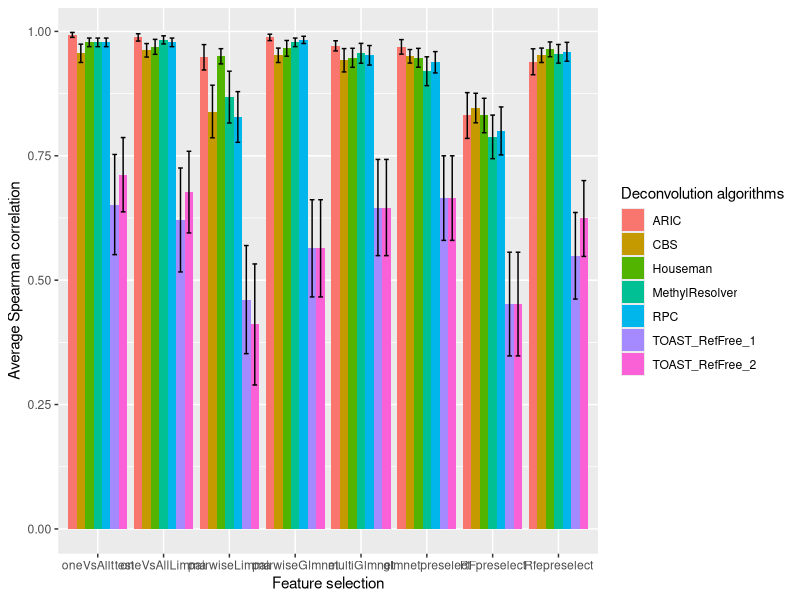
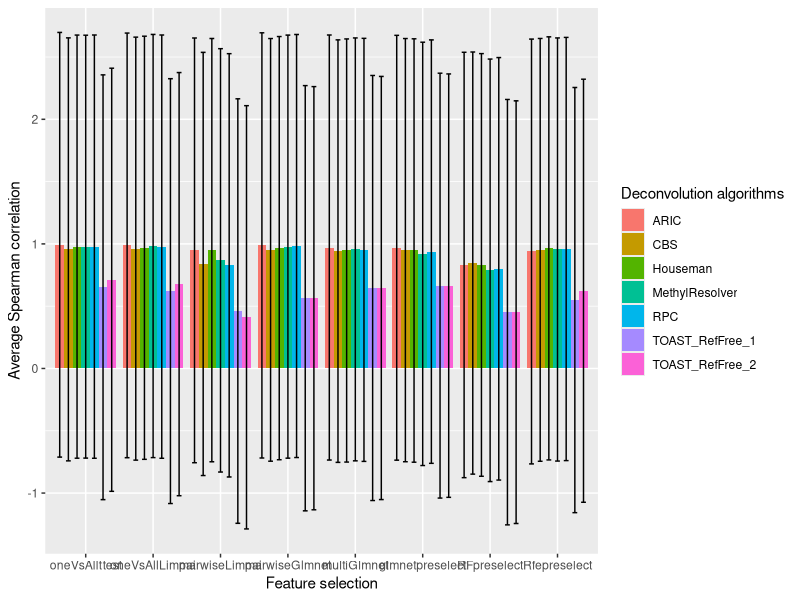

The R source for these figures, in order:
library(tidyr)
library(ggplot2)

setwd("./Downloads/")
pdf(file = "Figure1.pdf",  
    width = 16,
    height = 8) 


cor_Houseman <- c(0.978, 0.969, 0.950, 0.966, 0.947, 0.947, 0.831, 0.964)
cor_RPC <- c(0.978, 0.978, 0.828, 0.983, 0.952, 0.938, 0.800, 0.959)
cor_CBS <- c(0.956, 0.962, 0.839, 0.952, 0.942, 0.950, 0.846, 0.952)
cor_MethylResolver <- c(0.978, 0.983, 0.868, 0.978, 0.956, 0.920, 0.788, 0.955)
cor_ARIC <- c(0.993, 0.988, 0.948, 0.988, 0.971, 0.969, 0.831, 0.939)
cor_TOAST_1 <- c(0.652, 0.621, 0.461, 0.564, 0.646, 0.665, 0.452, 0.549)
cor_TOAST_2 <- c(0.712, 0.677, 0.411, 0.564, 0.646, 0.665, 0.452, 0.624)
  
  
df1 <- data.frame(FeatureSelection = c("oneVsAllttest","oneVsAllLimma","pairwiseLimma","pairwiseGlmnet","multiGlmnet",
                                       "glmnetpreselect", "RFpreselect", "Rfepreselect"),
                  Houseman = cor_Houseman, RPC = cor_RPC, CBS = cor_CBS, MethylResolver = cor_MethylResolver, ARIC = cor_ARIC, 
                  TOAST_RefFree_1 = cor_TOAST_1, TOAST_RefFree_2 = cor_TOAST_2)


sd_1 <- c(0.0299, 0.0521, 0.0530, 0.0548, 0.0662, 0.0658, 0.1200, 0.0516,
          0.0299, 0.0299, 0.1766, 0.0252, 0.0679, 0.0743, 0.1670, 0.0659,
          0.0639, 0.0471, 0.1831, 0.0501, 0.0812, 0.0470, 0.1028, 0.0501,
          0.0299, 0.0282, 0.1804, 0.0299, 0.0692, 0.1005, 0.1517, 0.0648,
          0.0172, 0.0255, 0.0885, 0.0222, 0.0354, 0.0506, 0.1592, 0.0902,
          0.3488, 0.3619, 0.3764, 0.3385, 0.3349, 0.2944, 0.3611, 0.3014,
          0.2586, 0.2844, 0.4214, 0.3385, 0.3349, 0.2944, 0.3611, 0.2639)

se = sd_1/sqrt(12)


print(ggplot(data = df1 %>% gather(Deconvolution, Spearman_Correlation, -FeatureSelection),
             aes(x = factor(FeatureSelection, level = c("oneVsAllttest","oneVsAllLimma","pairwiseLimma","pairwiseGlmnet","multiGlmnet",
                                                        "glmnetpreselect", "RFpreselect", "Rfepreselect")), y = Spearman_Correlation, fill = Deconvolution)) +
        geom_bar(stat = 'identity', position = 'dodge')+
        #geom_text(aes(label= round(Spearman_Correlation,2)), position = position_dodge(0.9))+
        geom_errorbar(aes(ymin=Spearman_Correlation-se, ymax=Spearman_Correlation+se), width=.5, position=position_dodge(.9)) +
        labs(x = "Feature selection")+
        labs(y = "Average Spearman correlation")+
        labs(fill = "Deconvolution algorithms"))
        
dev.off()











pdf(file = "Figure1_RMSE.pdf",  
    width = 16,
    height = 8) 




RMSE_Houseman <- c(23.217, 23.217, 23.219, 23.222, 23.224, 23.222, 23.211, 23.218)
RMSE_RPC <- c(23.226, 23.225, 23.223, 23.222, 23.224, 23.229, 23.215, 23.223)
RMSE_CBS <- c(23.223, 23.223, 23.221, 23.217, 23.218, 23.227, 23.210, 23.219)
RMSE_MethylResolver <- c(23.222, 23.224, 23.224, 23.222, 23.221, 23.228, 23.215, 23.223)
#RMSE_ARIC <- c(0.993, 0.988, 0.948, 0.988, 0.971, 0.969, 0.831, 0.939)
RMSE_TOAST_1 <- c(23.225, 23.224, 23.231, 23.235, 23.225, 23.226, 23.240, 23.232)
RMSE_TOAST_2 <- c(23.222, 23.221, 23.226, 23.235, 23.225, 23.226, 23.240, 23.232)
  
  
df1 <- data.frame(FeatureSelection = c("oneVsAllttest","oneVsAllLimma","pairwiseLimma","pairwiseGlmnet","multiGlmnet",
                                       "glmnetpreselect", "RFpreselect", "Rfepreselect"),
                  Houseman = cor_Houseman, RPC = cor_RPC, CBS = cor_CBS, MethylResolver = cor_MethylResolver, ARIC = cor_ARIC, 
                  TOAST_RefFree_1 = cor_TOAST_1, TOAST_RefFree_2 = cor_TOAST_2)


sd_1 <- c(5.8825, 5.8825, 5.8842, 5.8833, 5.8825, 5.8857, 5.8760, 5.8817,
          5.8839, 5.8839, 5.8845, 5.8808, 5.8818, 5.8867, 5.8733, 5.8828,
          5.8807, 5.8807, 5.8829, 5.8760, 5.8736, 5.8836, 5.8686, 5.8779,
          5.8793, 5.8830, 5.8857, 5.8815, 5.8793, 5.8853, 5.8740, 5.8830,
          #0.0172, 0.0255, 0.0885, 0.0222, 0.0354, 0.0506, 0.1592, 0.0902,
          5.9037, 5.9028, 5.9044, 5.9114, 5.9090, 5.9058, 5.9140, 5.9055,
          5.9052, 5.9058, 5.9016, 5.9114, 5.9090, 5.9058, 5.9140, 5.9107)

se = sd_1/sqrt(12)

print(ggplot(data = df1 %>% gather(Deconvolution, Spearman_Correlation, -FeatureSelection),
             aes(x = factor(FeatureSelection, level = c("oneVsAllttest","oneVsAllLimma","pairwiseLimma","pairwiseGlmnet","multiGlmnet",
                                                        "glmnetpreselect", "RFpreselect", "Rfepreselect")), y = Spearman_Correlation, fill = Deconvolution)) +
        geom_bar(stat = 'identity', position = 'dodge')+
        #geom_text(aes(label= round(Spearman_Correlation,2)), position = position_dodge(0.9))+
        geom_errorbar(aes(ymin=Spearman_Correlation-se, ymax=Spearman_Correlation+se), width=.5, position=position_dodge(.9)) +
        labs(x = "Feature selection")+
        labs(y = "Average Spearman correlation")+
        labs(fill = "Deconvolution algorithms"))
        
dev.off()
